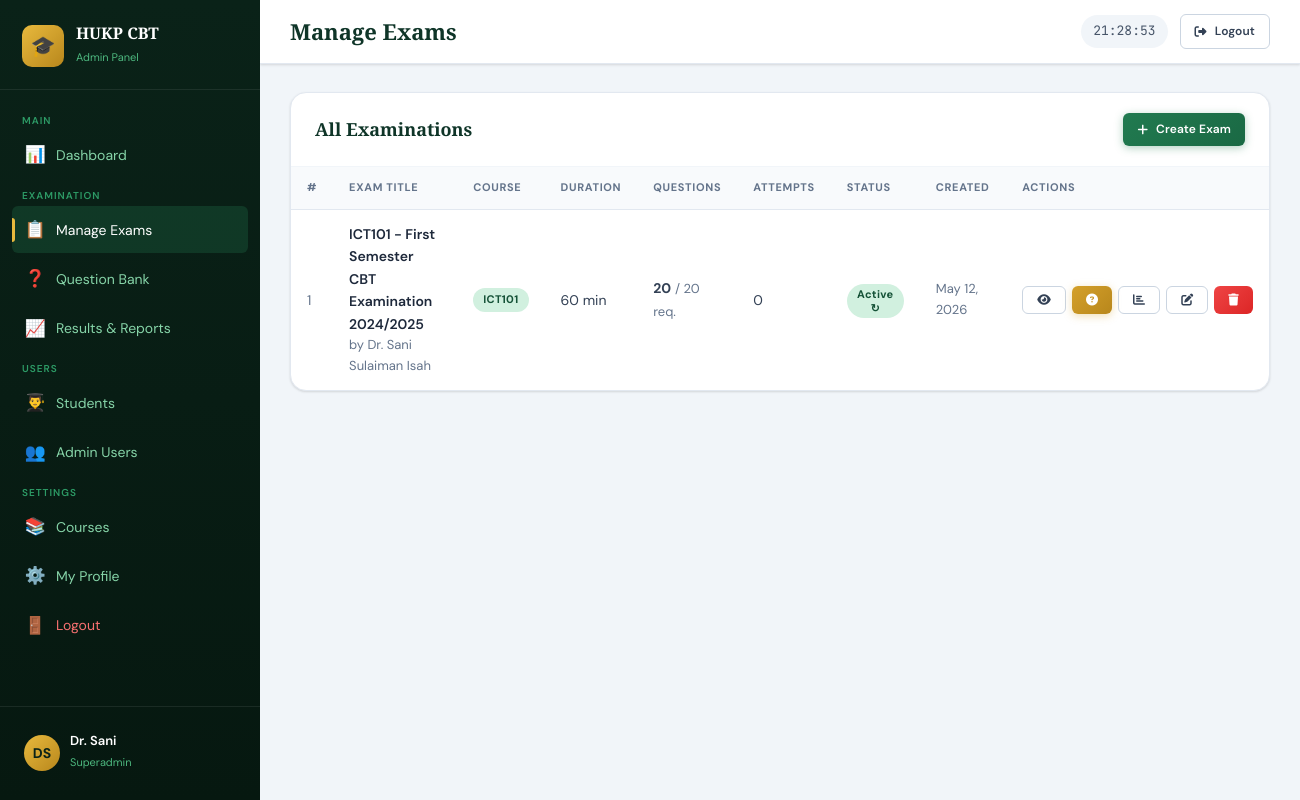
/admin/exams.php (signed in), run on the app's committed database.
### tables this page shows
CREATE TABLE exams (
    id INT AUTO_INCREMENT PRIMARY KEY,
    course_id INT NOT NULL,
    exam_title VARCHAR(200) NOT NULL,
    instructions TEXT,
    duration_minutes INT NOT NULL DEFAULT 60,
    total_questions INT NOT NULL DEFAULT 40,
    pass_score INT NOT NULL DEFAULT 40,
    max_score INT NOT NULL DEFAULT 100,
    start_time DATETIME NULL,
    end_time DATETIME NULL,
    status ENUM('draft','active','closed') DEFAULT 'draft',
    shuffle_questions TINYINT(1) DEFAULT 1,
    shuffle_options TINYINT(1) DEFAULT 1,
    created_by INT NOT NULL,
    created_at TIMESTAMP DEFAULT CURRENT_TIMESTAMP,
    FOREIGN KEY (course_id) REFERENCES courses(id) ON DELETE CASCADE,
    FOREIGN KEY (created_by) REFERENCES admins(id)
);

CREATE TABLE courses (
    id INT AUTO_INCREMENT PRIMARY KEY,
    department_id INT NOT NULL,
    course_code VARCHAR(20) NOT NULL UNIQUE,
    course_title VARCHAR(200) NOT NULL,
    credit_units INT DEFAULT 2,
    created_at TIMESTAMP DEFAULT CURRENT_TIMESTAMP,
    FOREIGN KEY (department_id) REFERENCES departments(id) ON DELETE CASCADE
);

### includes/config.php (called while the page is built, shortened)
<?php
function sanitize(string $input): string {
    return htmlspecialchars(trim($input), ENT_QUOTES, 'UTF-8');
}

### admin/exams.php (the view, shortened to what this page needs)
<?php
require_once '../includes/config.php';
$db = getDB();
$exams = $db->query("
    SELECT e.*, c.course_code, c.course_title, a.full_name AS creator,
           COUNT(DISTINCT q.id) AS question_count,
           COUNT(DISTINCT r.id) AS attempt_count
    FROM exams e
    JOIN courses c ON e.course_id = c.id
    JOIN admins a ON e.created_by = a.id
    LEFT JOIN questions q ON e.id = q.exam_id
    LEFT JOIN results r ON e.id = r.exam_id
    GROUP BY e.id
    ORDER BY e.created_at DESC
")->fetchAll();
include '../includes/admin_header.php';
?>
<div class="card">
  <div class="card-header">
    <h3>All Examinations</h3>
    <a href="exam_create.php" class="btn btn-primary btn-sm">
      <i class="fas fa-plus"></i> Create Exam
    </a>
  </div>
  <div class="table-wrap">
    <table>
      <thead>
        <tr>
          <th>#</th>
          <th>Exam Title</th>
          <th>Course</th>
          <th>Duration</th>
          <th>Questions</th>
          <th>Attempts</th>
          <th>Status</th>
          <th>Created</th>
          <th>Actions</th>
        </tr>
      </thead>
      <tbody>
        <?php foreach ($exams as $i => $e): ?>
        <tr>
          <td class="text-muted"><?= $i+1 ?></td>
          <td>
            <div style="font-weight:600;color:var(--slate-800)"><?= sanitize($e['exam_title']) ?></div>
            <div class="text-sm text-muted">by <?= sanitize($e['creator']) ?></div>
          </td>
          <td>
            <span class="badge badge-green"><?= sanitize($e['course_code']) ?></span>
          </td>
          <td><?= $e['duration_minutes'] ?> min</td>
          <td>
            <strong><?= $e['question_count'] ?></strong>
            <span class="text-muted text-sm">/ <?= $e['total_questions'] ?> req.</span>
          </td>
          <td><?= $e['attempt_count'] ?></td>
          <td>
            <form method="POST" style="display:inline">
              <?php
              $badge = match($e['status']) {
                'active' => 'badge-green', 'closed' => 'badge-slate', default => 'badge-gold'
              };
              ?>
              <button type="submit" class="badge <?= $badge ?>" style="border:none;cursor:pointer;font-family:var(--font-body)">
                <?= ucfirst($e['status']) ?> ↻
              </button>
            </form>
          </td>
          <td class="text-sm text-muted"><?= date('M j, Y', strtotime($e['created_at'])) ?></td>
          <td>
            <div style="display:flex;gap:6px">
              <a href="exam_detail.php?id=<?= $e['id'] ?>" class="btn btn-outline btn-sm" title="View">
                <i class="fas fa-eye"></i>
              </a>
              <a href="questions.php?exam_id=<?= $e['id'] ?>" class="btn btn-gold btn-sm" title="Questions">
                <i class="fas fa-question-circle"></i>
              </a>
              <a href="results.php?exam_id=<?= $e['id'] ?>" class="btn btn-outline btn-sm" title="Results">
                <i class="fas fa-chart-bar"></i>
              </a>
              <a href="exam_create.php?edit=<?= $e['id'] ?>" class="btn btn-outline btn-sm" title="Edit">
                <i class="fas fa-edit"></i>
              </a>
              <a href="?delete=<?= $e['id'] ?>" class="btn btn-danger btn-sm"
                 onclick="return confirm('Delete this exam and all its data?')" title="Delete">
                <i class="fas fa-trash"></i>
              </a>
            </div>
          </td>
        </tr>
        <?php endforeach; ?>
      </tbody>
    </table>
  </div>
</div>
<?php include '../includes/admin_footer.php'; ?>

### css/style.css (style rules this page uses)
:root { --green-900: #0a2218; --green-800: #0f3528; --green-700: #155237; --green-600: #1a6944; --green-500: #217a50; --green-400: #2d9b66; --green-300: #4db87f; --green-200: #86d4a8; --green-100: #d1f0df; --green-50: #f0faf5; --gold-600: #8b6914; --gold-500: #b8871c; --gold-400: #d4a02a; --gold-300: #e8b93d; --gold-200: #f3d070; --gold-100: #faefc4; --slate-900: #0f172a; --slate-800: #1e293b; --slate-700: #334155; --slate-600: #475569; --slate-500: #64748b; --slate-400: #94a3b8; --slate-300: #cbd5e1; --slate-200: #e2e8f0; --slate-100: #f1f5f9; --slate-50: #f8fafc; --white: #ffffff; --red-600: #dc2626; --red-500: #ef4444; --red-100: #fee2e2; --blue-600: #2563eb; --blue-100: #dbeafe; --shadow-sm: 0 1px 3px rgba(0,0,0,.08), 0 1px 2px rgba(0,0,0,.06); --shadow: 0 4px 16px rgba(0,0,0,.10), 0 2px 4px rgba(0,0,0,.08); --shadow-lg: 0 10px 40px rgba(0,0,0,.14), 0 4px 12px rgba(0,0,0,.10); --shadow-xl: 0 20px 60px rgba(0,0,0,.18), 0 8px 20px rgba(0,0,0,.12); --radius-sm: 6px; --radius: 10px; --radius-lg: 16px; --radius-xl: 24px; --font-display: 'Playfair Display', Georgia, serif; --font-body: 'DM Sans', system-ui, sans-serif; --font-mono: 'JetBrains Mono', monospace; --transition: 0.2s cubic-bezier(0.4,0,0.2,1); }
*, *::before, *::after { box-sizing: border-box; margin: 0; padding: 0; }
html { scroll-behavior: smooth; font-size: 16px; }
body { font-family: var(--font-body); background: var(--slate-100); color: var(--slate-800); line-height: 1.6; min-height: 100vh; }
.btn { display: inline-flex; align-items: center; justify-content: center; gap: 8px; padding: 11px 22px; border: none; border-radius: var(--radius-sm); font-family: var(--font-body); font-size: 14px; font-weight: 600; cursor: pointer; transition: all var(--transition); text-decoration: none; white-space: nowrap; letter-spacing: 0.01em; }
.btn-primary { background: linear-gradient(135deg, var(--green-500), var(--green-600)); color: var(--white); box-shadow: 0 2px 8px rgba(33,122,80,.35); }
.btn-gold { background: linear-gradient(135deg, var(--gold-400), var(--gold-500)); color: var(--white); box-shadow: 0 2px 8px rgba(212,160,42,.35); }
.btn-outline { background: transparent; border: 1.5px solid var(--slate-300); color: var(--slate-700); }
.btn-danger { background: linear-gradient(135deg, var(--red-500), var(--red-600)); color: var(--white); }
.btn-sm { padding: 7px 14px; font-size: 12px; }
.card { background: var(--white); border-radius: var(--radius-lg); box-shadow: var(--shadow-sm); border: 1px solid var(--slate-200); overflow: hidden; }
.card-header { padding: 20px 24px; border-bottom: 1px solid var(--slate-100); display: flex; align-items: center; justify-content: space-between; }
.card-header h3 { font-family: var(--font-display); font-size: 18px; color: var(--green-800); }
.table-wrap { overflow-x: auto; }
table { width: 100%; border-collapse: collapse; font-size: 14px; }
thead th { background: var(--slate-50); padding: 12px 16px; text-align: left; font-size: 11px; font-weight: 700; color: var(--slate-500); letter-spacing: 0.06em; text-transform: uppercase; border-bottom: 1px solid var(--slate-200); white-space: nowrap; }
tbody tr { border-bottom: 1px solid var(--slate-100); transition: background var(--transition); }
tbody tr:last-child { border-bottom: none; }
tbody td { padding: 13px 16px; color: var(--slate-700); vertical-align: middle; }
.badge { display: inline-flex; align-items: center; gap: 4px; padding: 3px 10px; border-radius: 20px; font-size: 11px; font-weight: 700; letter-spacing: 0.03em; }
.badge-green { background: var(--green-100); color: var(--green-700); }
.text-sm { font-size: 13px; }
.text-muted { color: var(--slate-500); }

### data on the page
exams: exam_title "ICT101 - First Semester CBT Examination 2024/2025", created_by.full_name "Dr. Sani Sulaiman Isah", course.course_code "ICT101", duration_minutes "60", question_count "20", total_questions "20", attempt_count "0", status "Active", created_at "May 12, 2026"

### other printed values
$initials "DS"
$adminRole "Superadmin"
$pageTitle "Manage Exams"
